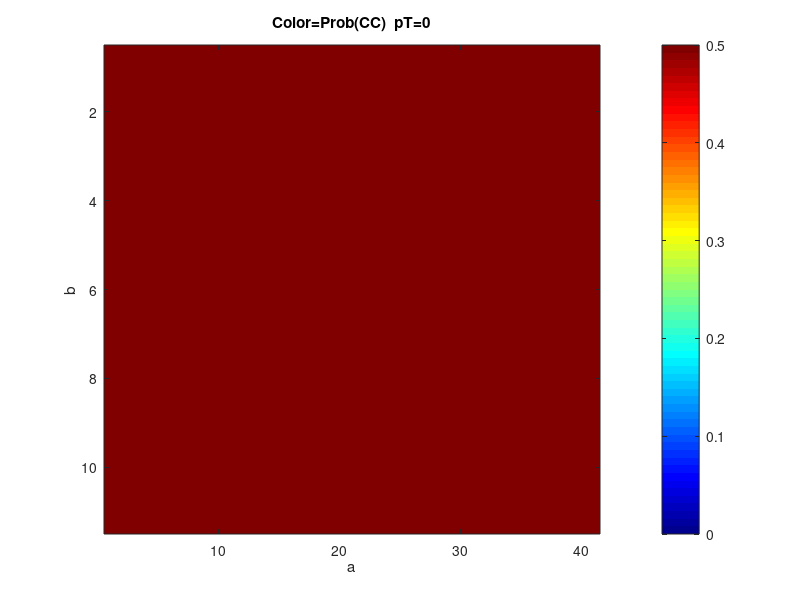
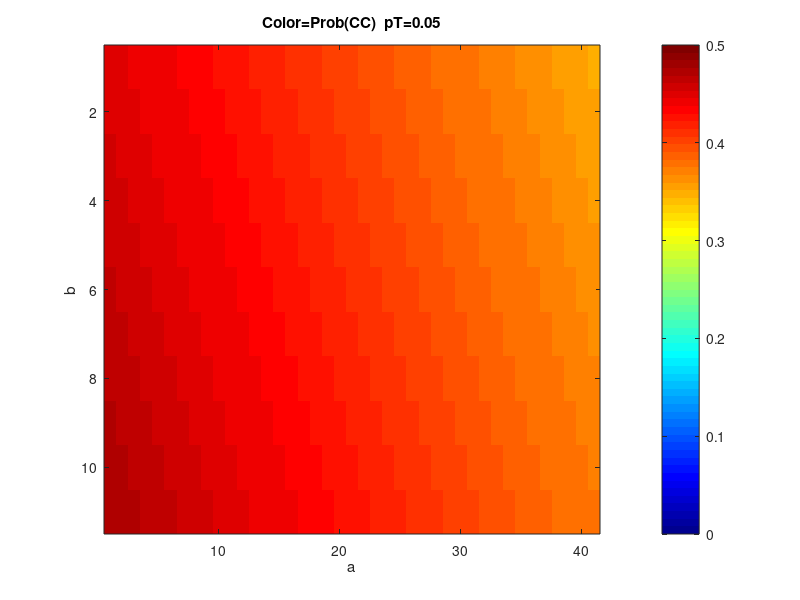
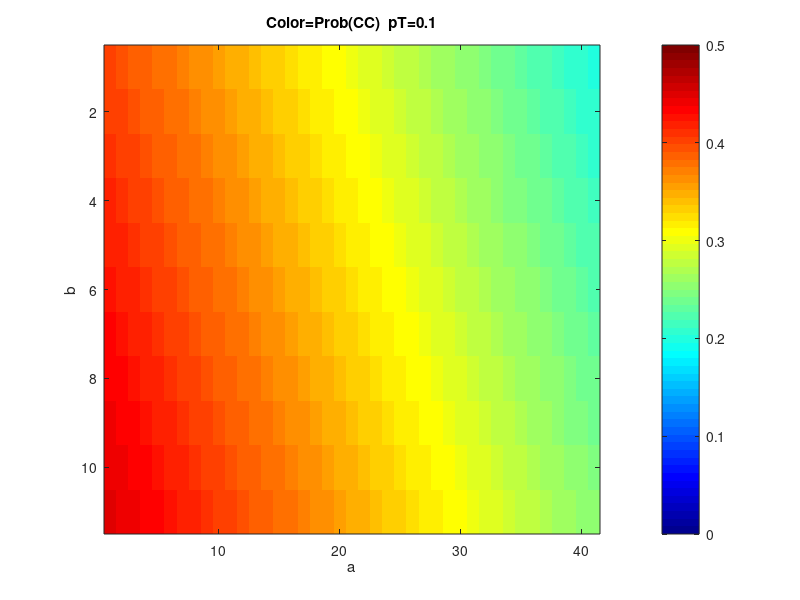
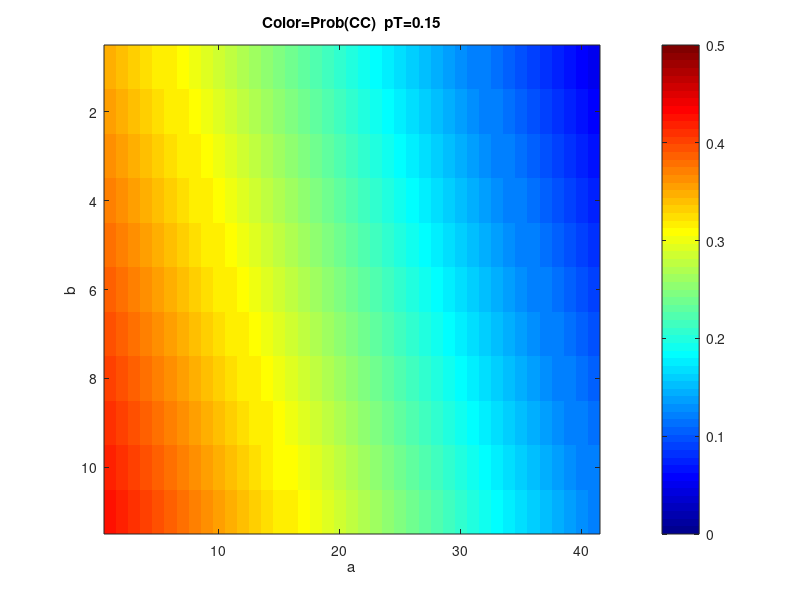

The MATLAB script that drew these images, in order:

% Probabilidaddes para que I=0; 
r=1;
a=1:.1:5;
b=1:.1:2;
matrix=zeros(length(a),length(b));

close all;
for k=[0.0:0.05:0.65]
  matrix=zeros(length(a),length(b));
  for i=1:length(a)
    for j=1:length(b)
      pT=k;%1./a(i)*r;
      pR=(b(j)-a(i)-2)/2 * pT + .5;
      pP=0.5-pR;
      if pR>=0 
        matrix(i,j)=pR;
      endif
    endfor
    
  endfor
  figure;
  imagesc(matrix')
  ch=colormap(jet);
  h=colorbar('eastoutside');
  caxis([0 0.5])
  xlabel('a');
  ylabel('b');
  title(strcat('Color=Prob(CC)  pT=',num2str(pT)));
endfor


%r=1;
%a=1:0.05:2;
%b=1:0.05:2;
%matrix=zeros(length(a),length(b));
%
%for i=1:length(a)
%  for j=1:length(b)
%    pT=0.5;%1./a(i)*r;
%    pR=(b(j)-a(i)-2)./2 .* pT + .5;
%    if pR>=0 
%      matrix(i,j)=pR;
%    endif
%  endfor
%endfor
%
%plot(matrix*255)